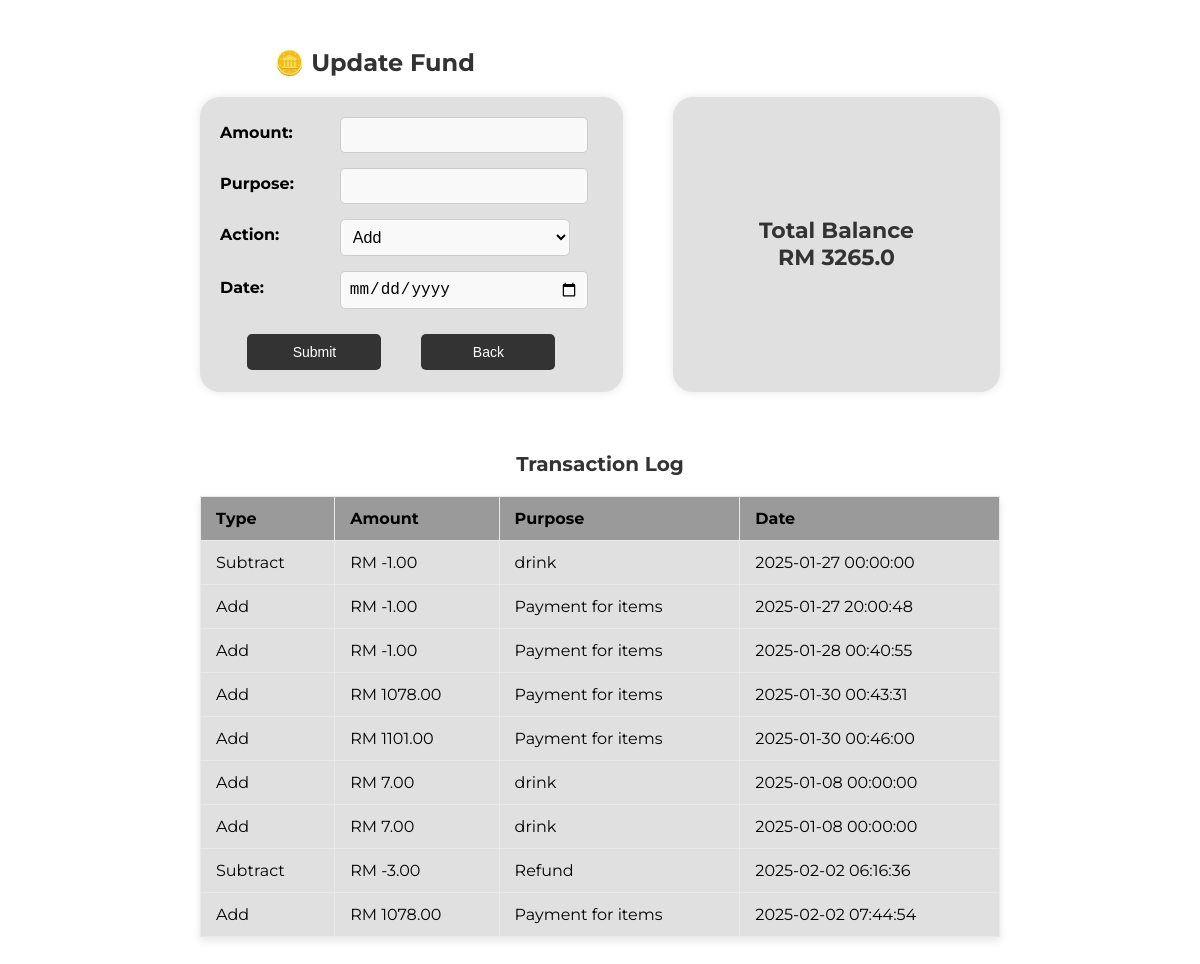
The app's page /updatefund, older data.
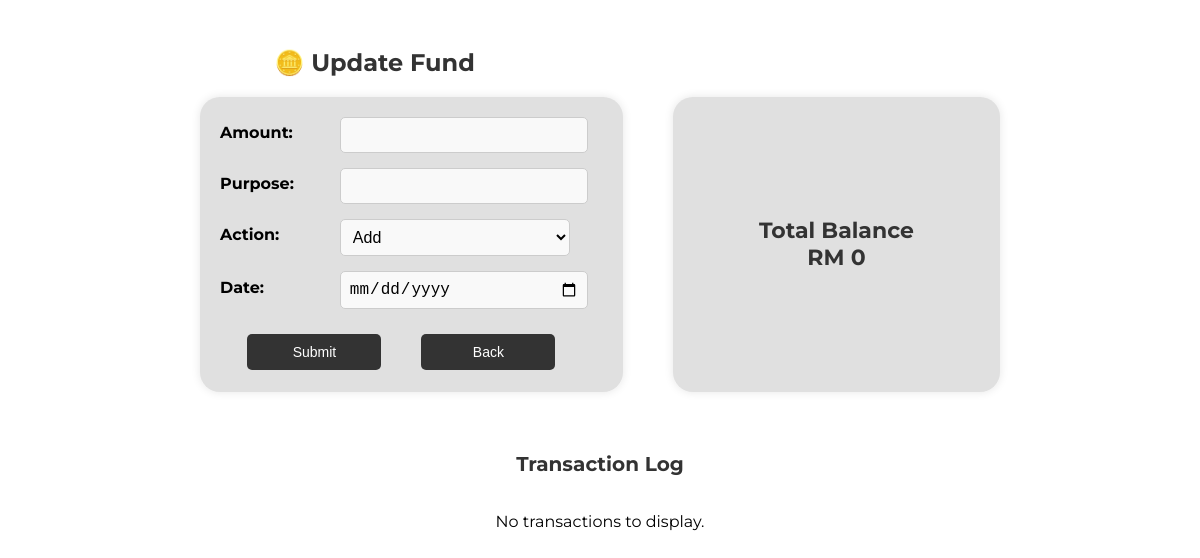
The same page, newer data.
### main.py (models this page shows)
class Sales(db.Model):
    id = db.Column(db.Integer, primary_key=True)
    type = db.Column(db.String(10))
    amount = db.Column(db.Float, nullable=False)
    purpose = db.Column(db.String(255), nullable=False)
    date = db.Column(db.DateTime, default=datetime)

### main.py (the view, shortened to what this page needs)
@tandtweb.route('/updatefund', methods=['GET', 'POST'])
def updatefund():
    transactions = Sales.query.all()
    total_balance = sum(
        transaction.amount if transaction.type == 'Add'
        else -transaction.amount
        for transaction in transactions
    )
    return render_template('fund.html', transactions=transactions, total_balance=total_balance)

### templates/fund.html (shortened to what this page needs)
<!DOCTYPE html>
<html lang="en">
<head>
    <link rel="stylesheet" href="/static/fund.css">
</head>
<body>
    <h2>🪙 Update Fund</h2>
    <div class="main-container">
        <div class="left-container">
            <form action="/updatefund" method="POST">
                <div class="form-group">
                    <label for="amount">Amount: </label>
                    <input type="number" step="0.01" name="amount" required><br>
                </div>
                <div class="form-group">
                    <label for="purpose">Purpose: </label>
                    <input type="text" name="purpose" required><br>
                </div>
                <div class="form-group">
                    <label for="action">Action: </label>
                    <select name="action" required>
                        <option value="add">Add</option>
                    </select><br>
                </div>
                <div class="form-group">
                    <label for="date">Date: </label>
                    <input type="date" name="date" required><br>
                </div>
                <div class="buttons-container">
                    <button type="submit">Submit</button><br>
                    <button type="button" onclick="window.location.href='/sponsorhome'">Back</button><br>
                </div>
            </form>
        </div>
        <div class="right-container">
            <h3>Total Balance<br> RM {{ total_balance | round(2) }}</h3>
        </div>
    </div>
    <h3>Transaction Log</h3>
    {% if transactions %}
    <table border="1">
        <thead>
            <tr>
                <th>Type</th>
                <th>Amount</th>
                <th>Purpose</th>
                <th>Date</th>
            </tr>
        </thead>
        <tbody>
            {% for transaction in transactions %}
            <tr>
                <td>{{ transaction.type }}</td>
                <td>
                    {% if transaction.type == 'Add' %}
                        RM {{ "%.2f" | format(transaction.amount) }}
                    {% else %}
                        RM {{ "-%.2f" | format(transaction.amount) }}
                    {% endif %}
                </td>
                <td>{{ transaction.purpose }}</td>
                <td>{{ transaction.date.strftime('%Y-%m-%d %H:%M:%S') }}</td>
            </tr>
            {% endfor %}
        </tbody>
    </table>
    {% else %}
    <p>No transactions to display.</p>
    {% endif %}
</body>
</html>

### static/fund.css (style rules this page uses)
body { font-family: 'Montserrat', sans-serif; background-color: #ffffff; display: flex; flex-direction: column; align-items: center; height: auto; padding-top: 20px; }
h2 { font-size: 24px; font-weight: bold; margin-bottom: 20px; color: #333; width: 55%; }
h3 { font-size: 20px; font-weight: bold; color: #333; }
.main-container { display: flex; justify-content: space-between; gap: 50px; width: 100%; max-width: 800px; margin-bottom: 40px; }
.left-container { flex: 2; display: flex; flex-direction: column; gap: 20px; font-weight: bold; background-color: #e0e0e0; padding: 15px 20px; border-radius: 20px; box-shadow: 0 0 10px rgba(0, 0, 0, 0.1); width: 100%; height: 265px; }
.right-container { flex: 1.5; display: flex; justify-content: center; align-items: center; flex-direction: column; background-color: #e0e0e0; padding: 15px 20px; border-radius: 20px; box-shadow: 0 0 10px rgba(0, 0, 0, 0.1); width: 100%; height: 265px; }
.right-container h3 { font-size: 22px; font-weight: bold; color: #333; text-align: center; }
.form-group { display: flex; align-items: center; margin-bottom: 10px; }
.form-group label { width: 30%; margin-right: 5px; font-size: 16px; }
.form-group input, .form-group select { width: 60%; padding: 8px; font-size: 16px; border-radius: 5px; border: 1px solid #ccc; }
input, select, button { width: 90%; padding: 10px; margin-top: 5px; border: 1px solid #ccc; background-color: #f9f9f9; }
.buttons-container { display: flex; gap: 20px; justify-content: center; width: 100%; margin-top: 10px; }
button { background-color: #333; color: white; border: none; padding: 10px 20px; border-radius: 5px; font-size: 14px; cursor: pointer; width: 35%; height: fit-content; margin-top: 15px; }

Row changes from the older to the newer data that the page shows:
removed Sales: amount "-1.00"
removed Sales: amount "-1.00"
removed Sales: amount "-1.00"
removed Sales: amount "1078.00"
removed Sales: amount "1101.00"
removed Sales: amount "7.00"
removed Sales: amount "7.00"
removed Sales: amount "-3.00"
removed Sales: amount "1078.00"
Text that changed along with them:
{{ total_balance | round(2) }}: "3265.0" → "0"
text no longer shown: "Type Amount Purpose Date"
text now shown: "No transactions to display."
